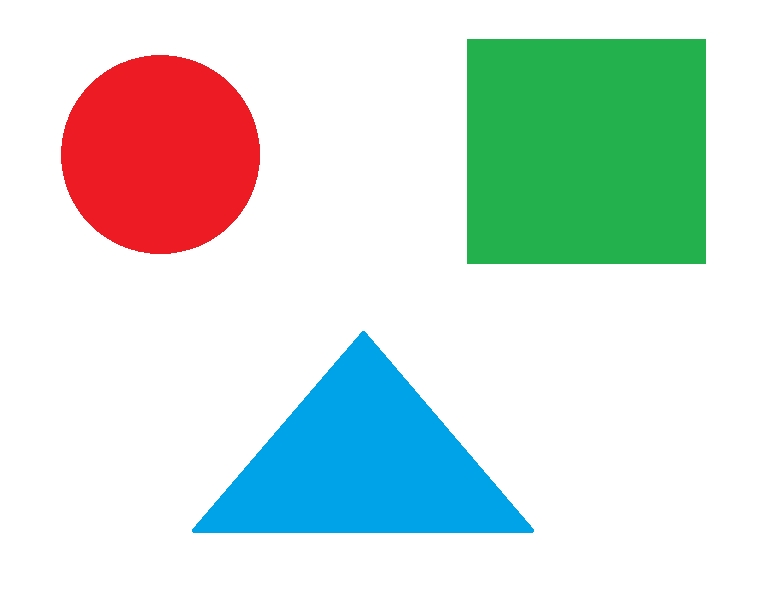
#> input picture opencv/01-计算机图像与简单像素操作/补充/assets/basic01.png, 769 x 599 px
$ python '简单的颜色识别.py'
#> lines starting #> are read from the running program, lines starting #| are printed output that depends on the picture; after the words box and inside, x2 and y2 are one past the last pixel; in counts of white or black regions, pixels touching at a corner belong together
import cv2
import numpy as np

img = cv2.imread("./assets/basic01.png").copy()
#> img is the input picture: shape (599, 769, 3); mean B, G, R 217.6, 223.4, 208.5

h, w, channel = img.shape
#> h = 599; w = 769; channel = 3
blue_channel = img[:, :, 0]
green_channel = img[:, :, 1]
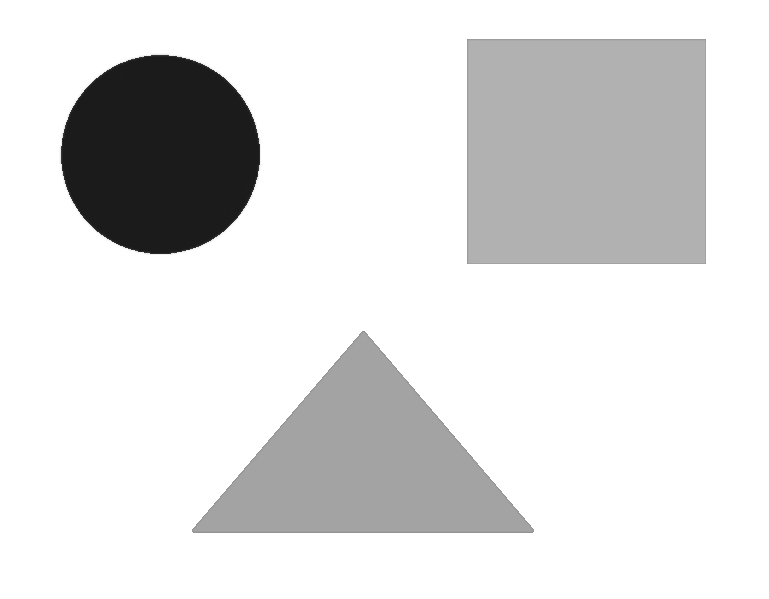
#> green_channel: shape (599, 769); min 26, max 255, mean 223.4
red_channel = img[:, :, 2]
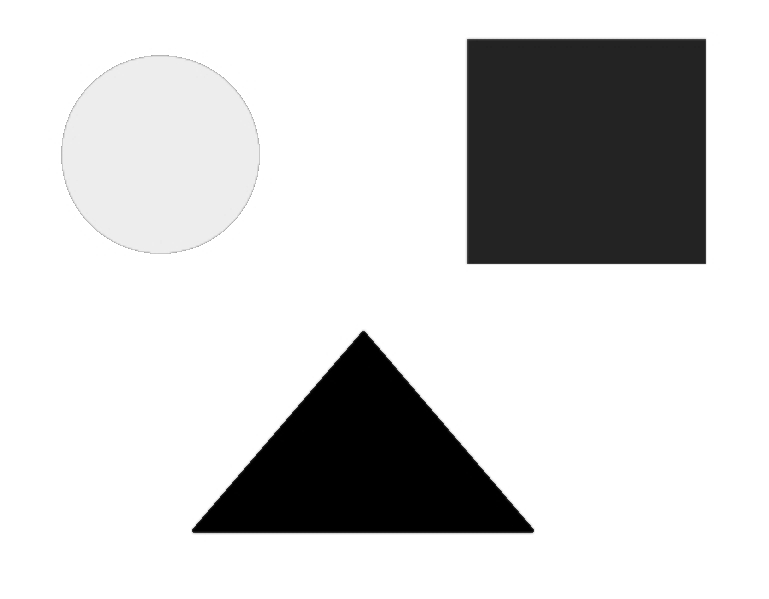
#> red_channel: shape (599, 769); min 0, max 255, mean 208.5


def channel_mask(img_channel):
    h, w = img_channel.shape
#> h = 599; w = 769
    for i in range(h):
        for j in range(w):
            if 255 > img_channel[i, j] > 100:
                img_channel[i, j] = 255
            else:
                img_channel[i, j] = 0
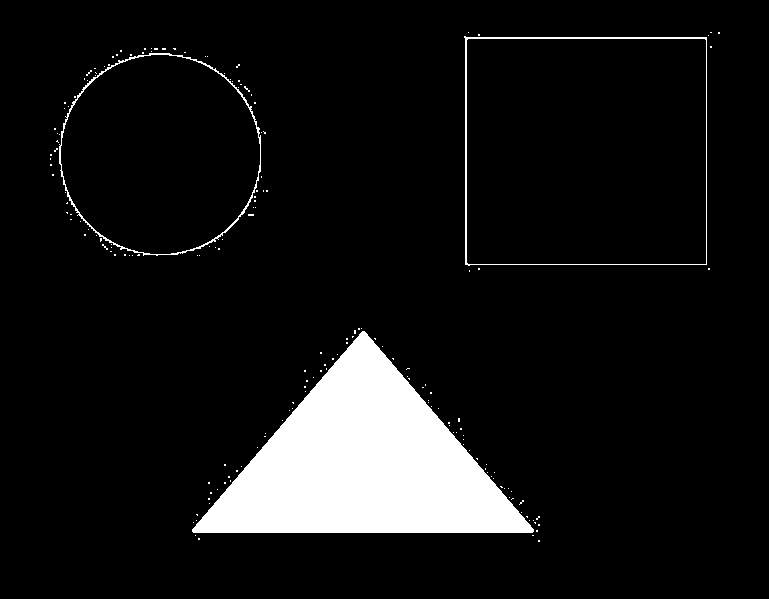
#> img_channel: shape (599, 769); 8.4% white; 180 white regions (177 under 20 px), largest, box (x1, y1, x2, y2) and area: (192, 331, 534, 533) 35347, (464, 36, 707, 266) 1409, (59, 53, 261, 256) 1206
    return img_channel


blue_mask = channel_mask(blue_channel.copy())
green_mask = channel_mask(green_channel.copy())
#> after the loop in channel_mask (call 2), `for i in range(h):`:
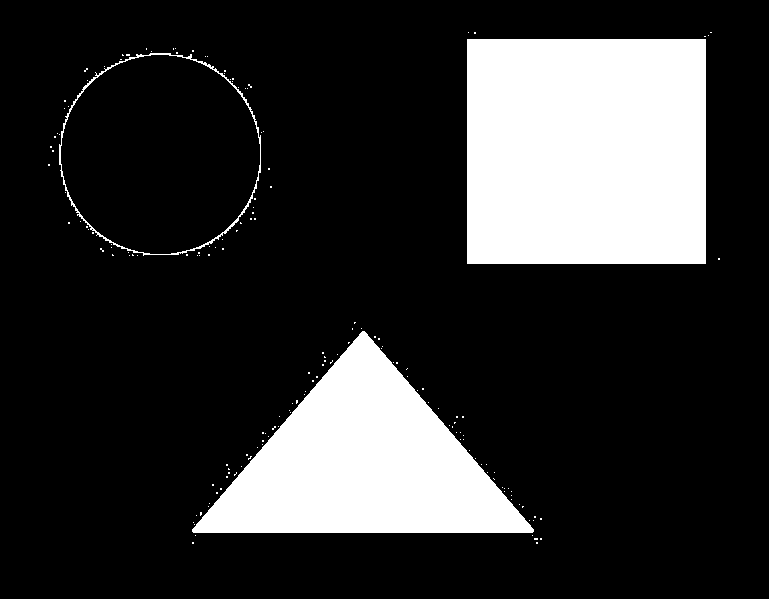
#> img_channel: shape (599, 769); 19.7% white; 168 white regions (165 under 20 px), largest, box (x1, y1, x2, y2) and area: (467, 39, 706, 264) 53775, (192, 331, 534, 533) 35347, (59, 53, 261, 256) 1258
red_mask = channel_mask(red_channel.copy())
#> after the loop in channel_mask (call 3), `for i in range(h):`:
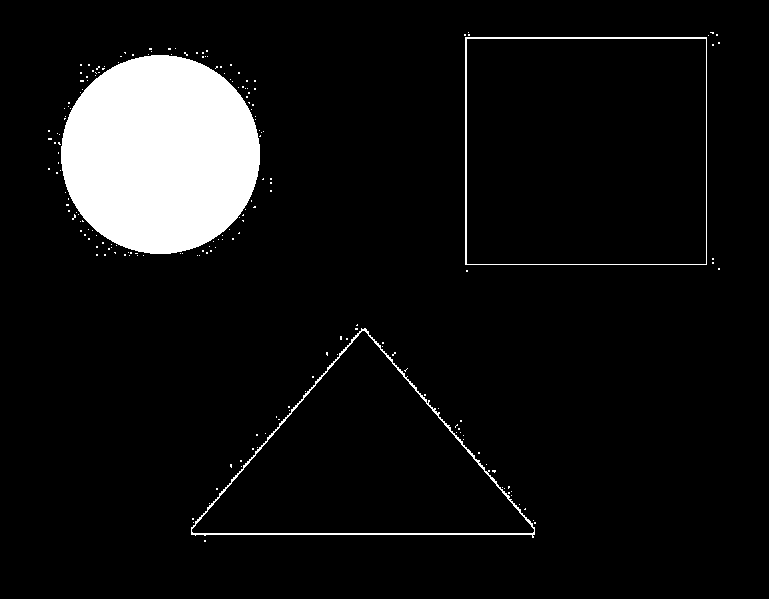
#> img_channel: shape (599, 769); 7.6% white; 196 white regions (193 under 20 px), largest, box (x1, y1, x2, y2) and area: (61, 55, 260, 254) 31085, (191, 328, 535, 538) 1841, (465, 37, 707, 265) 1401

# 形态变换
kernel = np.ones((5, 5), np.uint8)
blue_mask = cv2.morphologyEx(blue_mask, cv2.MORPH_OPEN, kernel)
#> blue_mask: shape (599, 769); 7.7% white; 1 white region, box (x1, y1, x2, y2) and area: (193, 332, 533, 533) 35338
green_mask = cv2.morphologyEx(green_mask, cv2.MORPH_OPEN, kernel)
#> green_mask: shape (599, 769); 19.3% white; 2 white regions, box (x1, y1, x2, y2) and area: (467, 39, 706, 264) 53775, (193, 332, 533, 533) 35338
red_mask = cv2.morphologyEx(red_mask, cv2.MORPH_OPEN, kernel)
#> red_mask: shape (599, 769); 6.7% white; 1 white region

# 找出颜色区域
mask = blue_mask + green_mask + red_mask
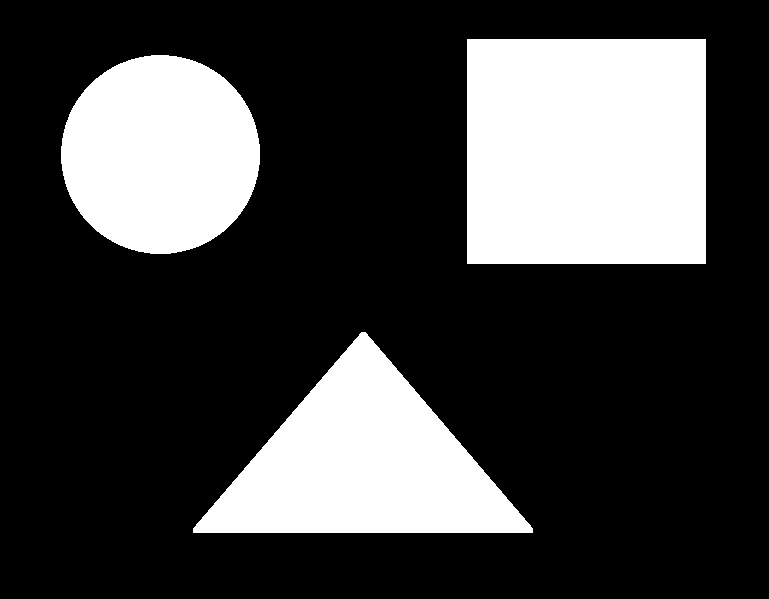
#> mask: shape (599, 769); min 0, max 255, mean 66.5
contours, _ = cv2.findContours(mask, cv2.RETR_EXTERNAL, cv2.CHAIN_APPROX_SIMPLE)
#> contours = 3 contours; box (x1, y1, x2, y2) and area: (467, 39, 706, 264) 53312, (193, 332, 533, 533) 34966, (61, 55, 260, 254) 30804
for contour in contours:
    x, y, w, h = cv2.boundingRect(contour)
    color_val = (255, 255, 255)
    if np.any(red_mask[y:y + h, x:x + w]):
        color_val = (0, 0, 255)
        cv2.rectangle(img, (x, y), (x + w, y + h), color=color_val)
        cv2.putText(img, "red", (x, y), cv2.FONT_HERSHEY_SIMPLEX, 2, color=color_val, thickness=2)
    if np.any(green_mask[y:y + h, x:x + w]):
        color_val = (0, 255, 0)
        cv2.rectangle(img, (x, y), (x + w, y + h), color=color_val)
        cv2.putText(img, "green", (x, y), cv2.FONT_HERSHEY_SIMPLEX, 2, color=color_val, thickness=2)
    if np.any(blue_mask[y:y + h, x:x + w]):
        color_val = (255, 0, 0)
        cv2.rectangle(img, (x, y), (x + w, y + h), color=color_val)
        cv2.putText(img, "blue", (x, y), cv2.FONT_HERSHEY_SIMPLEX, 2, color=color_val, thickness=2)
#> this loop made 3 passes
#> (contour, x, y, w, h, color_val) on pass 3: ([[467, 39], [467, 263], [705, 263], [705, 39]], 467, 39, 239, 225, (0, 255, 0))
#> (x, y, w, h, color_val) on passes 1 to 2: (193, 332, 340, 201, (255, 0, 0)), (61, 55, 199, 199, (0, 0, 255))
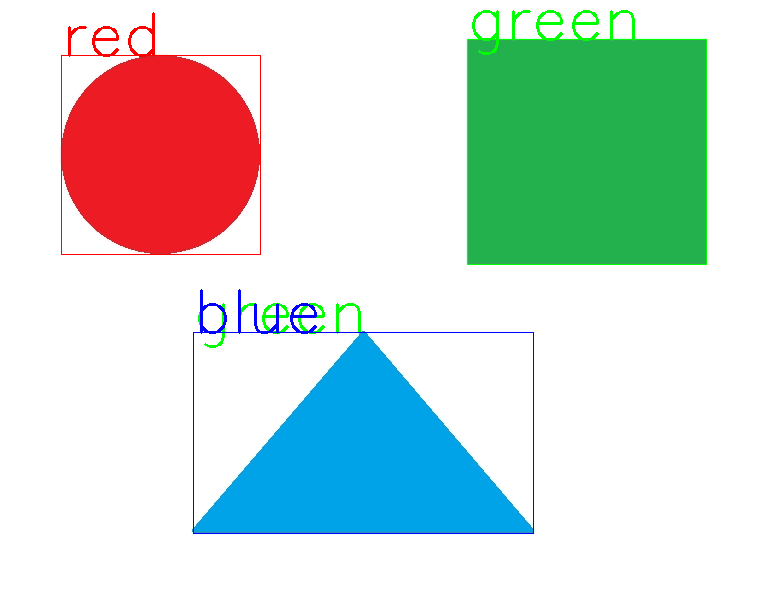
#> img: shape (599, 769, 3); 1.44% of pixels changed, all inside (x1, y1, x2, y2) = (61, 10, 707, 534)

cv2.imshow("test", img)
cv2.waitKey(0)
cv2.destroyAllWindows()
